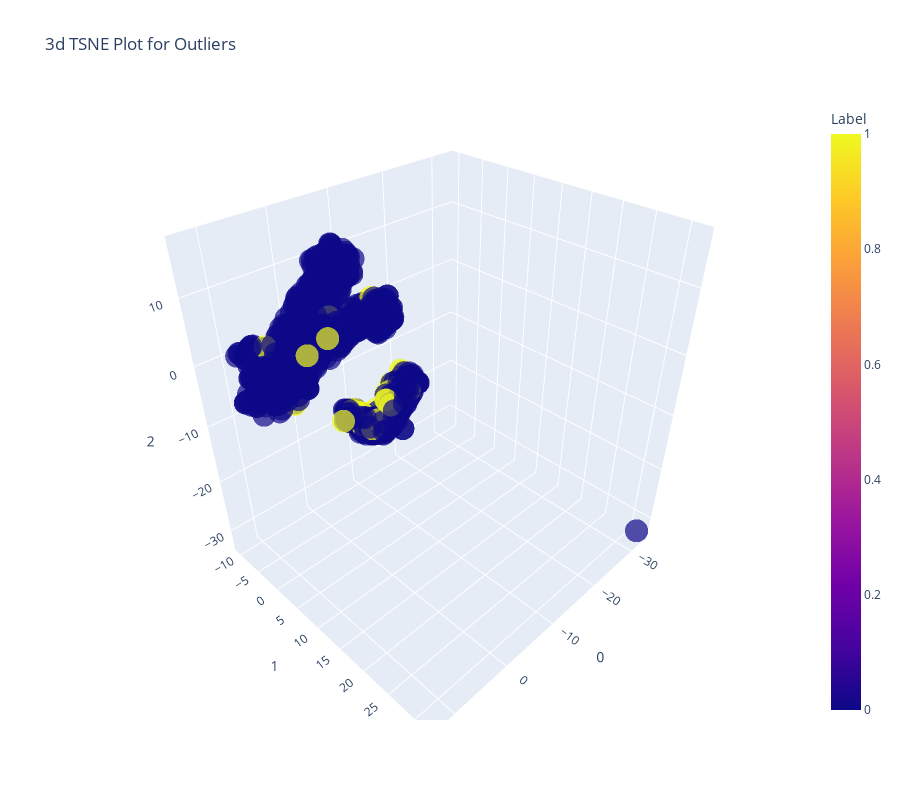

The notebook cell saved with this chart:
### Code cell
## creating a model
knn=create_model('knn')
## plotting a model
plot_model(knn)

### Figure 1 — Plotly figure (JSON) as saved in the notebook; plotly's stock layout.template omitted (floating-point values rounded to 4 significant figures; data arrays with more than 128 entries replaced by an {"elided": "..."} marker saying what was removed)
{"data": [{"customdata": {"elided": "1000x1 int values"}, "hoverlabel": {"namelength": 0}, "hovertemplate": "0=%{x}<br>1=%{y}<br>2=%{z}<br>Feature=%{customdata[0]}<br>Label=%{marker.color}", "legendgroup": "", "marker": {"color": {"elided": "1000 int values"}, "coloraxis": "coloraxis", "opacity": 0.7, "symbol": "circle"}, "mode": "markers", "name": "", "scene": "scene", "showlegend": false, "type": "scatter3d", "x": {"elided": "1000 float values"}, "y": {"elided": "1000 float values"}, "z": {"elided": "1000 float values"}}], "layout": {"coloraxis": {"colorbar": {"title": {"text": "Label"}}, "colorscale": [[0, "#0d0887"], [0.1111, "#46039f"], [0.2222, "#7201a8"], [0.3333, "#9c179e"], [0.4444, "#bd3786"], [0.5556, "#d8576b"], [0.6667, "#ed7953"], [0.7778, "#fb9f3a"], [0.8889, "#fdca26"], [1, "#f0f921"]]}, "height": 800, "legend": {"tracegroupgap": 0}, "scene": {"domain": {"x": [0, 1], "y": [0, 1]}, "xaxis": {"title": {"text": "0"}}, "yaxis": {"title": {"text": "1"}}, "zaxis": {"title": {"text": "2"}}}, "title": {"text": "3d TSNE Plot for Outliers"}, "width": 900}}
